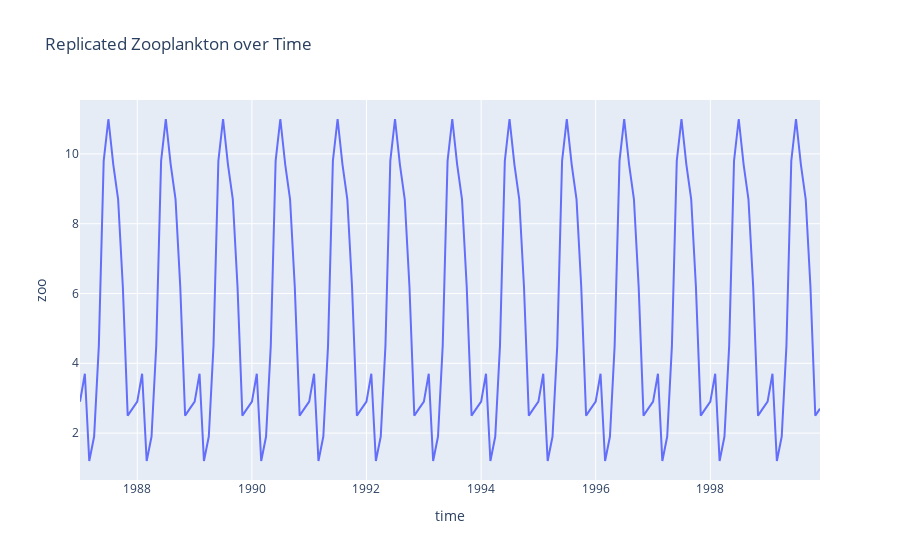

Source (notebook cell):
### Code cell
fig = px.line(obs_replicated, y="zoo", title="Replicated Zooplankton over Time")
fig.show()

### Figure 1 — Plotly figure (JSON) as saved in the notebook; plotly's stock layout.template omitted (floating-point values rounded to 4 significant figures; data arrays with more than 128 entries replaced by an {"elided": "..."} marker saying what was removed)
{"data": [{"hovertemplate": "time=%{x}<br>zoo=%{y}<extra></extra>", "legendgroup": "", "line": {"color": "#636efa", "dash": "solid"}, "marker": {"symbol": "circle"}, "mode": "lines", "name": "", "orientation": "v", "showlegend": false, "type": "scatter", "x": {"elided": "156 str values"}, "xaxis": "x", "y": {"elided": "156 float values"}, "yaxis": "y"}], "layout": {"legend": {"tracegroupgap": 0}, "title": {"text": "Replicated Zooplankton over Time"}, "xaxis": {"anchor": "y", "domain": [0, 1], "title": {"text": "time"}}, "yaxis": {"anchor": "x", "domain": [0, 1], "title": {"text": "zoo"}}}}
